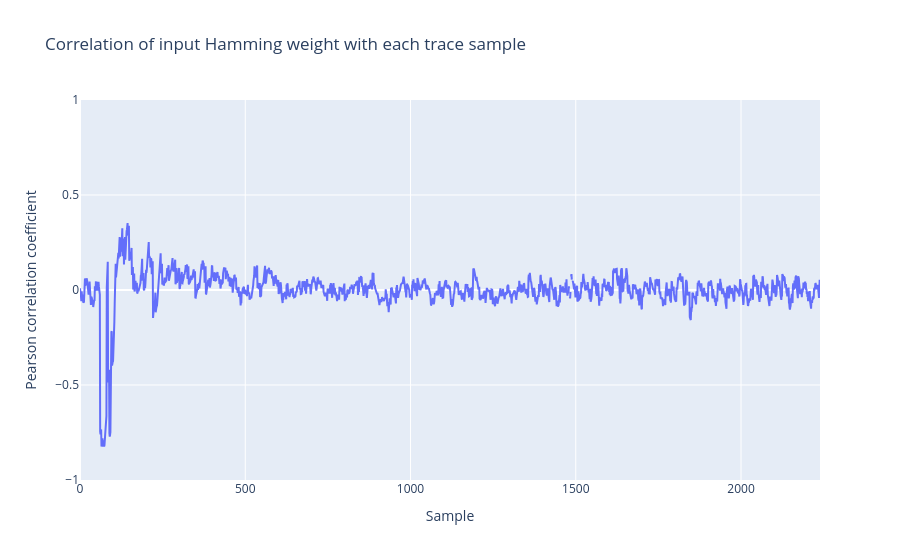

Notebook cell for this chart:
### Code cell
# Calculate correlation over time for the first input byte's Hamming weight.
corr = corr_hamming_weight(data["input"][:, 0], data["trace"])

# Plot one correlation coefficient for each trace sample.
fig = pgo.Figure(pgo.Scatter(y=corr, name="Input byte 0"))
fig.update_layout(
    title="Correlation of input Hamming weight with each trace sample",
    xaxis_title="Sample",
    yaxis_title="Pearson correlation coefficient",
    yaxis_range=[-1, 1],
)
fig.show()

### Figure 1 — Plotly figure (JSON) as saved in the notebook; plotly's stock layout.template omitted (floating-point values rounded to 4 significant figures; data arrays with more than 128 entries replaced by an {"elided": "..."} marker saying what was removed)
{"data": [{"name": "Input byte 0", "type": "scatter", "y": {"elided": "2240 float values"}}], "layout": {"title": {"text": "Correlation of input Hamming weight with each trace sample"}, "xaxis": {"title": {"text": "Sample"}}, "yaxis": {"range": [-1, 1], "title": {"text": "Pearson correlation coefficient"}}}}
